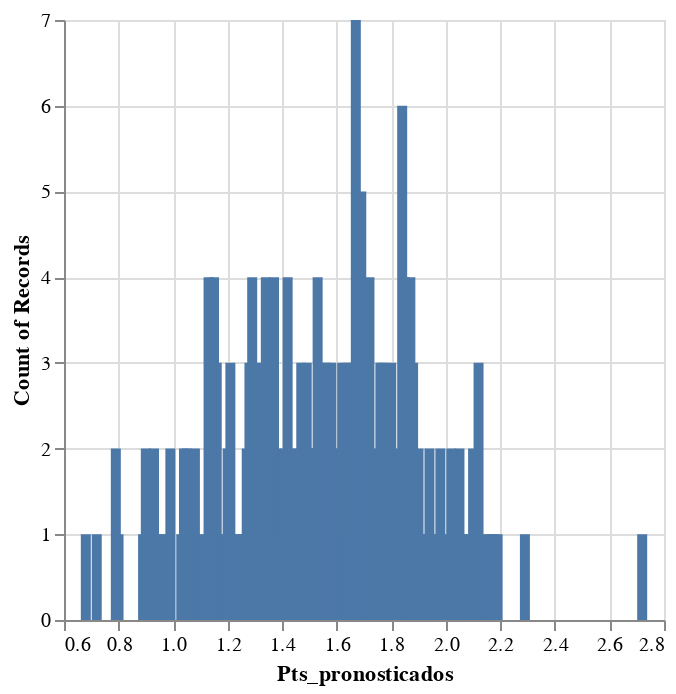

The cell this chart's notebook holds for it:
### Markdown cell above
### Histograma
Frecuencia de puntos pronosticados para el Cruz Azul.
- [Simple Histogram](https://altair-viz.github.io/gallery/simple_histogram.html)

### Code cell
# La gráfica más básica
alt.Chart(df_cruzazul).mark_bar().encode(
    alt.X("Pts_pronosticados"),
    y='count()'
)

### Figure 1 — Vega-Lite specification as saved in the notebook (floating-point values rounded to 4 significant figures; data arrays with more than 128 entries replaced by an {"elided": "..."} marker saying what was removed)
{"config": {"view": {"continuousWidth": 300, "continuousHeight": 300}}, "data": {"name": "data-a9677f9b126812339cd6c1ae04f9fb00"}, "mark": {"type": "bar"}, "encoding": {"x": {"field": "Pts_pronosticados", "type": "quantitative"}, "y": {"aggregate": "count", "type": "quantitative"}}, "$schema": "https://vega.github.io/schema/vega-lite/v5.16.3.json", "datasets": {"data-a9677f9b126812339cd6c1ae04f9fb00": {"elided": "229 records"}}}
